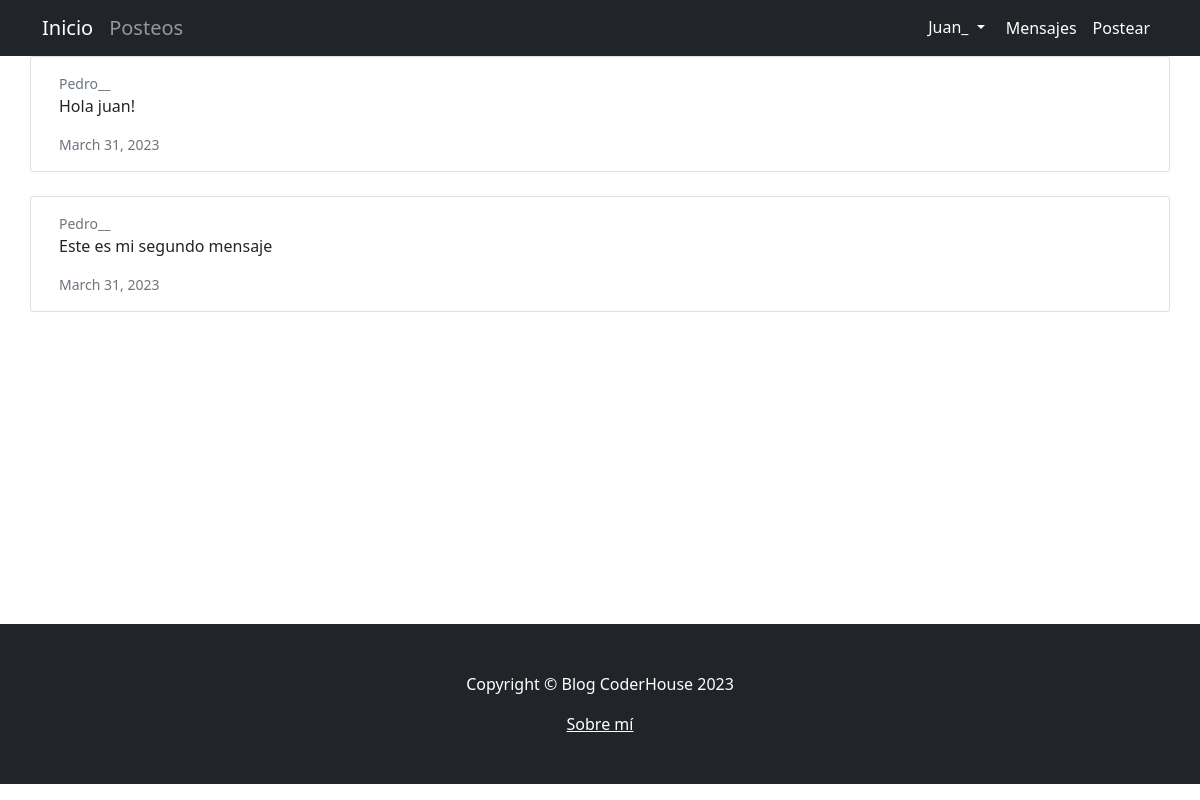
Page /message/9 (signed in) on the committed database.
### mensajeria/models.py (models this page shows)
class Message(models.Model):
    sender = models.ForeignKey(User, related_name="sender", on_delete=models.CASCADE)
    reciever = models.ForeignKey(User, related_name="reciever", on_delete=models.CASCADE)
    content = models.CharField(max_length=1000)
    date = models.DateField(default=datetime.now)

### mensajeria/views.py (the view)
# urls.py: path('<pk>', MessageDetail.as_view(), name="MessageDetail"),
class MessageDetail(LoginRequiredMixin, DetailView):
    model = Message
    template_name = 'message_detail.html'
    def get_context_data(self, **kwargs):
        context = super().get_context_data(**kwargs)
        autor = get_object_or_404(User, id=self.object.sender.id)
        context['autor'] = autor
        return context

### mensajeria/templates/message_detail.html
{% extends 'base.html' %}
{% load static %}
{% block main_content %}
{% for mensaje in autor.sender.all %}
    {% if mensaje.reciever == request.user %}
        <div class="card mb-4">
            <div class="card-body">
                <div class="small text-muted">{{ mensaje.sender }}</div>
                <p>{{ mensaje.content }}</p>
                <div class="small text-muted">{{mensaje.date}}</div>
            </div>
        </div>
        <br><br><br><br>
    {% endif %}
{% endfor %}
{% endblock main_content %}

### blog/templates/base.html (shortened to what this page needs)
<!DOCTYPE html>
<html lang="en">
    <head>
        {% load static %}
	    <link rel="stylesheet" href="https://cdnjs.cloudflare.com/ajax/libs/twitter-bootstrap/4.6.0/css/bootstrap.min.css">
        <link href="{% static 'css/styles.css' %}" rel="stylesheet" />
    </head>
    <body>
        <nav class="navbar navbar-expand-lg navbar-dark bg-dark">
            <div class="container">
                <a class="navbar-brand" href="{% url 'Home' %}">Inicio</a>
                <a class="navbar-brand" style="color: rgba(190, 190, 190, 0.747);" href="{% url 'Posts' %}">Posteos</a>
                <div class="collapse navbar-collapse" id="navbarSupportedContent">
                    <ul class="navbar-nav ms-auto mb-2 mb-lg-0">
                        {% if user.is_authenticated %}
                        <div class="dropdown">
                            <button class="btn btn-default dropdown-toggle" type="button" id="dropdownMenuButton" data-toggle="dropdown" aria-expanded="false" style="color:white">
                                {{user.username}}
                            </button>
                        </div>
                        <li class="nav-item"><a class="nav-link active" aria-current="page" href="{% url 'Messages' %}">Mensajes</a></li>
                            <li class="nav-item"><a class="nav-link active" aria-current="page" href="{% url 'Create' %}">Postear</a></li>
                        {% endif %}
                    </ul>
                </div>
            </div>
        </nav>
        <div class="container">
            <div class="row">
                {% block main_content %}
                {% endblock main_content %}
            </div>
        </div>
        <br><br><br><br><br><br><br><br><br><br><br><br>
        <footer class="py-5 bg-dark">
            <div class="container">
                <p class="text-center text-white">Copyright &copy; Blog CoderHouse 2023</p>
                <center>
                <a class="text-center text-white" href="{% url 'AboutMe' %}">Sobre mí</a>
                </center>
            </div>
        </footer>
    </body>
</html>

### rows in the picture
Message: sender "Pedro__", content "Hola juan!", date "March 31, 2023"
Message: sender "Pedro__", content "Este es mi segundo mensaje", date "March 31, 2023"

### other values in the picture
{{ user.username }} "Juan_"
